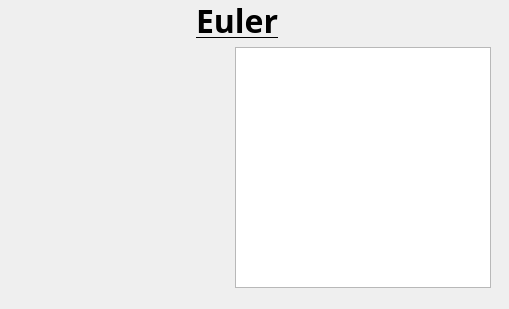
    <widget class="QWidget" name="page_11">
     <widget class="QLabel" name="label_11">
      <property name="geometry">
       <rect>
        <x>196</x>
        <y>0</y>
        <width>111</width>
        <height>41</height>
       </rect>
      </property>
      <property name="font">
       <font>
        <family>Cilica</family>
        <pointsize>24</pointsize>
        <weight>75</weight>
        <bold>true</bold>
        <underline>true</underline>
       </font>
      </property>
      <property name="text">
       <string>Euler</string>
      </property>
     </widget>
     <widget class="QTextBrowser" name="textBrowser_10">
      <property name="geometry">
       <rect>
        <x>235</x>
        <y>47</y>
        <width>256</width>
        <height>241</height>
       </rect>
      </property>
      <property name="styleSheet">
       <string notr="true">background-image: url(:/MM/MainBCKBluev2.png);</string>
      </property>
      <property name="html">
       <string>&lt;!DOCTYPE HTML PUBLIC &quot;-//W3C//DTD HTML 4.0//EN&quot; &quot;http://www.w3.org/TR/REC-html40/strict.dtd&quot;&gt;
&lt;html&gt;&lt;head&gt;&lt;meta name=&quot;qrichtext&quot; content=&quot;1&quot; /&gt;&lt;style type=&quot;text/css&quot;&gt;
p, li { white-space: pre-wrap; }
&lt;/style&gt;&lt;/head&gt;&lt;body style=&quot; font-family:'MS Shell Dlg 2'; font-size:8.25pt; font-weight:400; font-style:normal;&quot;&gt;
&lt;p align=&quot;justify&quot; style=&quot; margin-top:0px; margin-bottom:0px; margin-left:0px; margin-right:0px; -qt-block-indent:0; text-indent:0px;&quot;&gt;&lt;span style=&quot; font-size:11pt; color:#ffffff;&quot;&gt;El método de Euler, llamado así en honor de Leonhard Euler, es un procedimiento de integración numérica para resolver ecuaciones diferenciales ordinarias a partir de un valor inicial dado.&lt;/span&gt;&lt;/p&gt;
&lt;p align=&quot;justify&quot; style=&quot; margin-top:0px; margin-bottom:0px; margin-left:0px; margin-right:0px; -qt-block-indent:0; text-indent:0px;&quot;&gt;&lt;span style=&quot; font-size:11pt; color:#ffffff;&quot;&gt;El método de Euler es el más simple de los métodos numéricos resolver un problema con valores iniciales (PVI). Consiste en multiplicar los intervalos que va de '&lt;/span&gt;&lt;span style=&quot; font-size:11pt; font-weight:600; color:#ffffff;&quot;&gt;Xinf&lt;/span&gt;&lt;span style=&quot; font-size:11pt; color:#ffffff;&quot;&gt;' a '&lt;/span&gt;&lt;span style=&quot; font-size:11pt; font-weight:600; color:#ffffff;&quot;&gt;Xsup&lt;/span&gt;&lt;span style=&quot; font-size:11pt; color:#ffffff;&quot;&gt;'  en '&lt;/span&gt;&lt;span style=&quot; font-size:11pt; font-weight:600; color:#ffffff;&quot;&gt;n&lt;/span&gt;&lt;span style=&quot; font-size:11pt; color:#ffffff;&quot;&gt;' subintervalos de ancho '&lt;/span&gt;&lt;span style=&quot; font-size:11pt; font-weight:600; color:#ffffff;&quot;&gt;h&lt;/span&gt;&lt;span style=&quot; font-size:11pt; color:#ffffff;&quot;&gt;'.&lt;/span&gt;&lt;/p&gt;&lt;/body&gt;&lt;/html&gt;</string>
      </property>
     </widget>
     <widget class="QLabel" name="label_31">
      <property name="geometry">
       <rect>
        <x>10</x>
        <y>47</y>
        <width>225</width>
        <height>240</height>
       </rect>
      </property>
      <property name="styleSheet">
       <string notr="true">background-image: url(:/MM/BKGWhite.png);</string>
      </property>
      <property name="text">
       <string/>
      </property>
      <property name="pixmap">
       <pixmap resource="imagenes.qrc">:/MM/10 Euler.png</pixmap>
      </property>
      <property name="scaledContents">
       <bool>true</bool>
      </property>
     </widget>
     <widget class="QLabel" name="label_39">
      <property name="geometry">
       <rect>
        <x>0</x>
        <y>0</y>
        <width>500</width>
        <height>300</height>
       </rect>
      </property>
      <property name="text">
       <string/>
      </property>
      <property name="pixmap">
       <pixmap resource="imagenes.qrc">:/MM/00 Main BG7.png</pixmap>
      </property>
      <property name="scaledContents">
       <bool>true</bool>
      </property>
     </widget>
     <zorder>label_39</zorder>
     <zorder>label_11</zorder>
     <zorder>textBrowser_10</zorder>
     <zorder>label_31</zorder>
    </widget>
